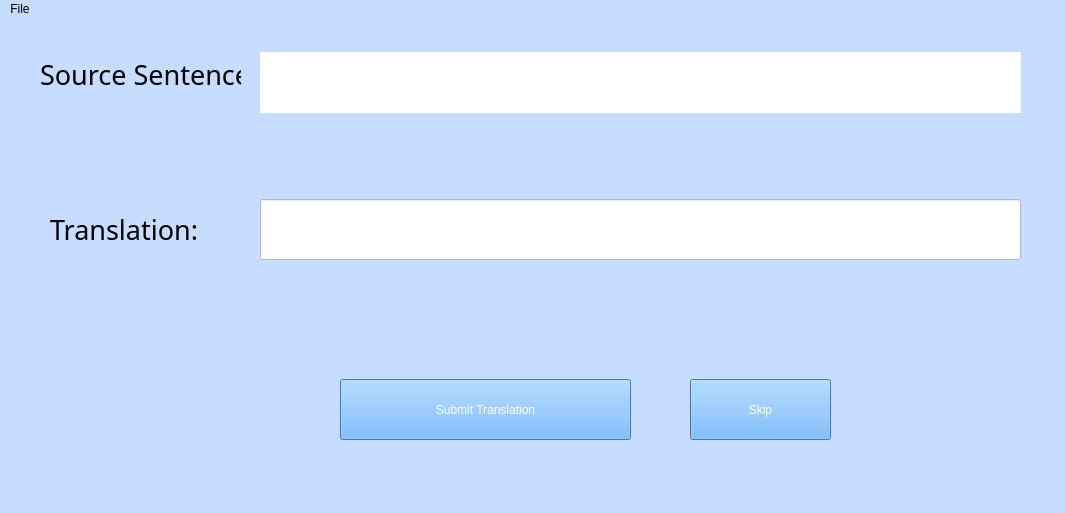
<?xml version="1.0" encoding="UTF-8"?>
<ui version="4.0">
 <class>MainWindow</class>
 <widget class="QMainWindow" name="MainWindow">
  <property name="geometry">
   <rect>
    <x>0</x>
    <y>0</y>
    <width>1065</width>
    <height>513</height>
   </rect>
  </property>
  <property name="font">
   <font>
    <family>Kalpurush</family>
    <pointsize>20</pointsize>
   </font>
  </property>
  <property name="windowTitle">
   <string>Corpus Development Tool</string>
  </property>
  <property name="styleSheet">
   <string notr="true">background-color: rgb(198, 221, 255);


</string>
  </property>
  <widget class="QWidget" name="centralwidget">
   <widget class="QLabel" name="label">
    <property name="geometry">
     <rect>
      <x>40</x>
      <y>30</y>
      <width>201</width>
      <height>51</height>
     </rect>
    </property>
    <property name="font">
     <font>
      <family>Kalpurush</family>
      <pointsize>20</pointsize>
      <weight>9</weight>
      <italic>false</italic>
      <bold>false</bold>
     </font>
    </property>
    <property name="styleSheet">
     <string notr="true">font: 75 20pt &quot;Kalpurush&quot;;</string>
    </property>
    <property name="text">
     <string>Source Sentence:</string>
    </property>
   </widget>
   <widget class="QLabel" name="label_2">
    <property name="geometry">
     <rect>
      <x>50</x>
      <y>170</y>
      <width>191</width>
      <height>81</height>
     </rect>
    </property>
    <property name="font">
     <font>
      <family>Kalpurush</family>
      <pointsize>20</pointsize>
      <weight>9</weight>
      <italic>false</italic>
      <bold>false</bold>
     </font>
    </property>
    <property name="styleSheet">
     <string notr="true">font: 75 20pt &quot;Kalpurush&quot;;</string>
    </property>
    <property name="text">
     <string>Translation: </string>
    </property>
   </widget>
   <widget class="QLineEdit" name="target">
    <property name="geometry">
     <rect>
      <x>260</x>
      <y>180</y>
      <width>761</width>
      <height>61</height>
     </rect>
    </property>
    <property name="font">
     <font>
      <family>Kalpurush</family>
      <pointsize>20</pointsize>
     </font>
    </property>
    <property name="styleSheet">
     <string notr="true">background-color: rgb(255, 255, 255);
color: rgb(0, 0, 0);
font: 20pt &quot;Kalpurush&quot;;</string>
    </property>
    <property name="text">
     <string/>
    </property>
   </widget>
   <widget class="QPushButton" name="translateButton">
    <property name="geometry">
     <rect>
      <x>340</x>
      <y>360</y>
      <width>291</width>
      <height>61</height>
     </rect>
    </property>
    <property name="styleSheet">
     <string notr="true">background-color: rgb(85, 170, 255);
font: 20pt &quot;MS Shell Dlg 2&quot;;
color: rgb(255, 255, 255);</string>
    </property>
    <property name="text">
     <string>Submit Translation</string>
    </property>
   </widget>
   <widget class="QLabel" name="line_validate">
    <property name="geometry">
     <rect>
      <x>420</x>
      <y>290</y>
      <width>431</width>
      <height>31</height>
     </rect>
    </property>
    <property name="styleSheet">
     <string notr="true">color: rgb(255, 0, 0);
font: 75 20pt &quot;Kalpurush&quot;;</string>
    </property>
    <property name="text">
     <string>&lt;html&gt;&lt;head/&gt;&lt;body&gt;&lt;p&gt;&lt;br/&gt;&lt;/p&gt;&lt;/body&gt;&lt;/html&gt;</string>
    </property>
    <property name="textFormat">
     <enum>Qt::AutoText</enum>
    </property>
   </widget>
   <widget class="QPushButton" name="skipButton">
    <property name="geometry">
     <rect>
      <x>690</x>
      <y>360</y>
      <width>141</width>
      <height>61</height>
     </rect>
    </property>
    <property name="styleSheet">
     <string notr="true">background-color: rgb(85, 170, 255);
font: 20pt &quot;MS Shell Dlg 2&quot;;
color: rgb(255, 255, 255);</string>
    </property>
    <property name="text">
     <string>Skip</string>
    </property>
   </widget>
   <widget class="QLabel" name="source">
    <property name="geometry">
     <rect>
      <x>260</x>
      <y>33</y>
      <width>761</width>
      <height>61</height>
     </rect>
    </property>
    <property name="font">
     <font>
      <family>Kalpurush</family>
      <pointsize>20</pointsize>
     </font>
    </property>
    <property name="styleSheet">
     <string notr="true">background-color: rgb(255, 255, 255);</string>
    </property>
    <property name="text">
     <string/>
    </property>
   </widget>
  </widget>
  <widget class="QStatusBar" name="statusBar"/>
  <widget class="QMenuBar" name="menuBar">
   <property name="geometry">
    <rect>
     <x>0</x>
     <y>0</y>
     <width>1065</width>
     <height>21</height>
    </rect>
   </property>
   <property name="defaultUp">
    <bool>false</bool>
   </property>
   <widget class="QMenu" name="menuFile">
    <property name="styleSheet">
     <string notr="true">background-color: rgb(223, 223, 223);color: rgb(0, 0, 0);</string>
    </property>
    <property name="title">
     <string>File</string>
    </property>
    <addaction name="openButton"/>
   </widget>
   <addaction name="menuFile"/>
  </widget>
  <action name="openButton">
   <property name="text">
    <string>Open</string>
   </property>
  </action>
 </widget>
 <resources/>
 <connections/>
</ui>
